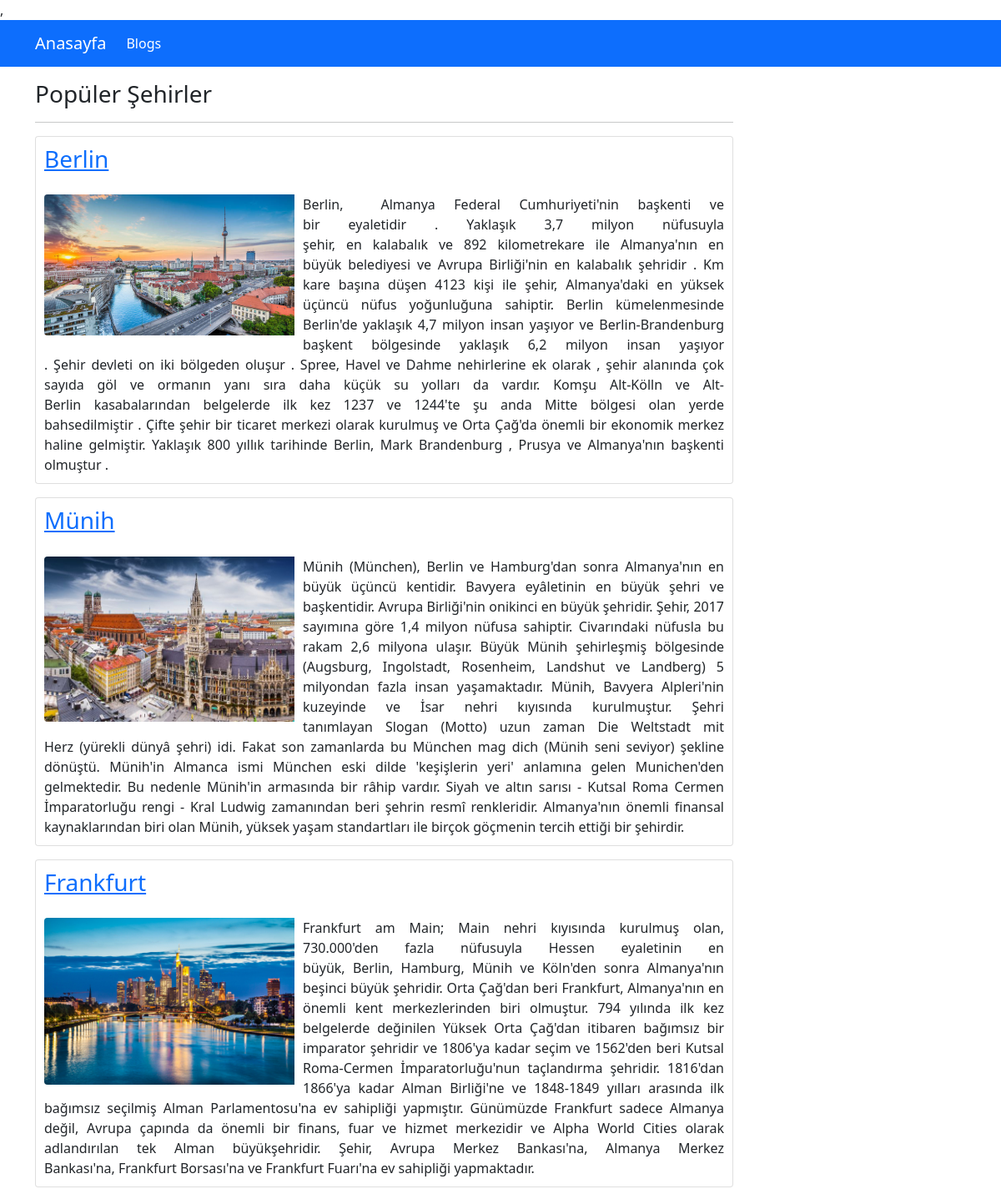
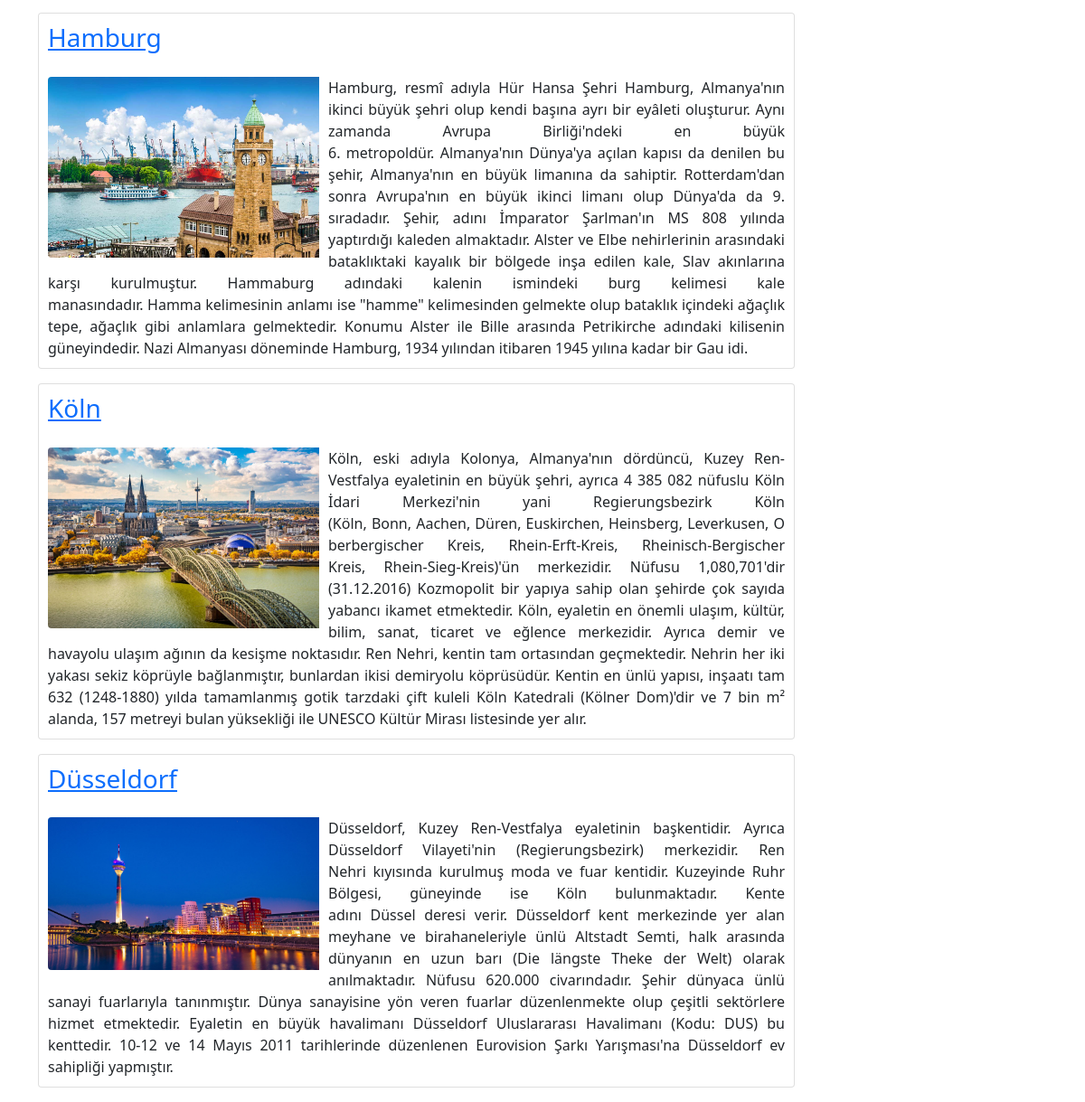
The page /blogs_city on the database its author committed (2 pictures, top to bottom).
### blog/models.py (models this page shows, shortened)
class BlogCity(models.Model):
    title = models.CharField(max_length=200)
    image = models.ImageField(upload_to="Ulkeler")
    description = RichTextField()
    is_active = models.BooleanField(default=False)
    is_home = models.BooleanField(default=False)
    slug =models.SlugField(null=True, blank=True, unique=True, db_index=True, editable=False)   #blank=True   admin de bu alanı doldurmak zorunlu olmaz, editable=False yazınca bu alan görünmez
    category_ulke= models.ForeignKey(Blog, default=1, on_delete=models.CASCADE)   #bire cok iliski

### blog/views.py (the view)
# urls.py: path('blogs_city', views.blogs_city, name="blogs_city"),
def blogs_city(request):
    context = {
        "blogs_city": BlogCity.objects.all(),
        "categories": Blog.objects.all()
   }
    return render(request, "blog/blogs_city.html", context)

### blog/templates/blog/blogs_city.html (shortened to what this page needs)
{% extends "base.html" %}
{% load static %}
{% block css_files %}
    <link rel="stylesheet" href="{% static 'blog/css/style.css'%}">
{% endblock %}
{% block content %}
    <div class="container mt-3">
        <div class="col-9">
            <h1><h3>Popüler Şehirler</h3></h1>
            <hr>
            {% for blog_city in blogs_city %}
                {% include 'blog/partials/_blog2.html' %}
            {% endfor %}
{% endblock %}

### blog/templates/blog/partials/_blog2.html
{% load static %}
<div class="card mb-3" >
    <div class="row g-0">
      <div class="col-md-12">
        <h1 class="card-title"> <a href="{% url 'trip_by_city' blog_city.slug %}"> <div style="padding: 10px;"><h3>{{ blog_city.title }}</a> </h3> </div></h1>
        <img src="{{blog_city.image.url}}" class="img-fluid rounded-start" alt="..." width="300px" style="float:left; margin-right: 10px; margin-left: 10px; margin-bottom: 10px; ">
        <div style="text-align:justify; margin-right: 10px; margin-left: 10px; margin-bottom: 10px;"><p class="card-text">{{blog_city.description|safe|striptags|slice:"0:1500"}}</p></div>
      </div>
    </div>
</div>

### rows shown on the page
BlogCity: title "Berlin", image (picture), description "Berlin, Almanya Federal Cumhuriyeti'nin başkenti ve bir eyaletidir . Yaklaşık 3,7 milyon nüfusuyla şehir, en kalabalık ve 892 kilometrekare ile Almanya'nın en büyük belediyesi ve Avrupa Birliği'nin en kalabalık şehridir . Km kare başına düşen 4123 kişi ile şehir, Almanya'daki en yüksek üçüncü nüfus yoğunluğuna sahiptir. Berlin kümelenmesinde Berlin'de yaklaşık 4,7 milyon insan yaşıyor ve Berlin-Brandenburg başkent bölgesinde yaklaşık 6,2 milyon insan yaşıyor . Şehir devleti on iki bölgeden oluşur . Spree, Havel ve Dahme nehirlerine ek olarak , şehir alanında çok sayıda göl ve ormanın yanı sıra daha küçük su yolları da vardır. Komşu Alt-Kölln ve Alt-Berlin kasabalarından belgelerde ilk kez…"
BlogCity: title "Münih", image (picture), description "Münih (München), Berlin ve Hamburg'dan sonra Almanya'nın en büyük üçüncü kentidir. Bavyera eyâletinin en büyük şehri ve başkentidir. Avrupa Birliği'nin onikinci en büyük şehridir. Şehir, 2017 sayımına göre 1,4 milyon nüfusa sahiptir. Civarındaki nüfusla bu rakam 2,6 milyona ulaşır. Büyük Münih şehirleşmiş bölgesinde (Augsburg, Ingolstadt, Rosenheim, Landshut ve Landberg) 5 milyondan fazla insan yaşamaktadır. Münih, Bavyera Alpleri'nin kuzeyinde ve İsar nehri kıyısında kurulmuştur. Şehri tanımlayan Slogan (Motto) uzun zaman Die Weltstadt mit Herz (yürekli dünyâ şehri) idi. Fakat son zamanlarda bu München mag dich (Münih seni seviyor) şekline dönüştü. Münih'in Almanca ismi München eski dilde…"
BlogCity: title "Frankfurt", image (picture), description "Frankfurt am Main; Main nehri kıyısında kurulmuş olan, 730.000'den fazla nüfusuyla Hessen eyaletinin en büyük, Berlin, Hamburg, Münih ve Köln'den sonra Almanya'nın beşinci büyük şehridir. Orta Çağ'dan beri Frankfurt, Almanya'nın en önemli kent merkezlerinden biri olmuştur. 794 yılında ilk kez belgelerde değinilen Yüksek Orta Çağ'dan itibaren bağımsız bir imparator şehridir ve 1806'ya kadar seçim ve 1562'den beri Kutsal Roma-Cermen İmparatorluğu'nun taçlandırma şehridir. 1816'dan 1866'ya kadar Alman Birliği'ne ve 1848-1849 yılları arasında ilk bağımsız seçilmiş Alman Parlamentosu'na ev sahipliği yapmıştır. Günümüzde Frankfurt sadece Almanya değil, Avrupa çapında da önemli bir finans, fuar ve…"
BlogCity: title "Hamburg", image (picture), description "Hamburg, resmî adıyla Hür Hansa Şehri Hamburg, Almanya'nın ikinci büyük şehri olup kendi başına ayrı bir eyâleti oluşturur. Aynı zamanda Avrupa Birliği'ndeki en büyük 6. metropoldür. Almanya'nın Dünya'ya açılan kapısı da denilen bu şehir, Almanya'nın en büyük limanına da sahiptir. Rotterdam'dan sonra Avrupa'nın en büyük ikinci limanı olup Dünya'da da 9. sıradadır. Şehir, adını İmparator Şarlman'ın MS 808 yılında yaptırdığı kaleden almaktadır. Alster ve Elbe nehirlerinin arasındaki bataklıktaki kayalık bir bölgede inşa edilen kale, Slav akınlarına karşı kurulmuştur. Hammaburg adındaki kalenin ismindeki burg kelimesi kale manasındadır. Hamma kelimesinin anlamı ise \"hamme\" kelimesinden…"
BlogCity: title "Köln", image (picture), description "Köln, eski adıyla Kolonya, Almanya'nın dördüncü, Kuzey Ren-Vestfalya eyaletinin en büyük şehri, ayrıca 4 385 082 nüfuslu Köln İdari Merkezi'nin yani Regierungsbezirk Köln (Köln, Bonn, Aachen, Düren, Euskirchen, Heinsberg, Leverkusen, Oberbergischer Kreis, Rhein-Erft-Kreis, Rheinisch-Bergischer Kreis, Rhein-Sieg-Kreis)'ün merkezidir. Nüfusu 1,080,701'dir (31.12.2016) Kozmopolit bir yapıya sahip olan şehirde çok sayıda yabancı ikamet etmektedir. Köln, eyaletin en önemli ulaşım, kültür, bilim, sanat, ticaret ve eğlence merkezidir. Ayrıca demir ve havayolu ulaşım ağının da kesişme noktasıdır. Ren Nehri, kentin tam ortasından geçmektedir. Nehrin her iki yakası sekiz köprüyle bağlanmıştır,…"
BlogCity: title "Düsseldorf", image (picture), description "Düsseldorf, Kuzey Ren-Vestfalya eyaletinin başkentidir. Ayrıca Düsseldorf Vilayeti'nin (Regierungsbezirk) merkezidir. Ren Nehri kıyısında kurulmuş moda ve fuar kentidir. Kuzeyinde Ruhr Bölgesi, güneyinde ise Köln bulunmaktadır. Kente adını Düssel deresi verir. Düsseldorf kent merkezinde yer alan meyhane ve birahaneleriyle ünlü Altstadt Semti, halk arasında dünyanın en uzun barı (Die längste Theke der Welt) olarak anılmaktadır. Nüfusu 620.000 civarındadır. Şehir dünyaca ünlü sanayi fuarlarıyla tanınmıştır. Dünya sanayisine yön veren fuarlar düzenlenmekte olup çeşitli sektörlere hizmet etmektedir. Eyaletin en büyük havalimanı Düsseldorf Uluslararası Havalimanı (Kodu: DUS) bu kenttedir. 10-12…"
